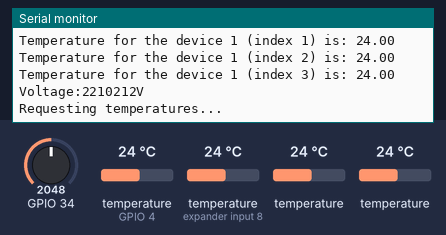
The sketch below on a simulated ESP32. On the bench: the last lines printed to the serial monitor. The inputs (shaded band) are chosen by the test bench; at power-on: temperature (sensors on GPIO 4, expander input 8) 24 °C, temperature 24 °C, GPIO 34 = 2048. WiFi joins after 1.5 s; servers stay silent unless stated.

Above: at 3.0 s.
3.1 s: temperature (sensor on GPIO 4) set to 12 °C
4.6 s: temperature (sensor on expander input 8) set to 12 °C
6.1 s: temperature (sensor 204) set to 12 °C
7.6 s: temperature (sensor 304) set to 12 °C
At 8.7 s:
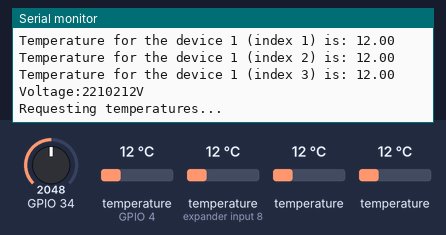
9.1 s: GPIO 34 set to 2866
At 9.8 s:
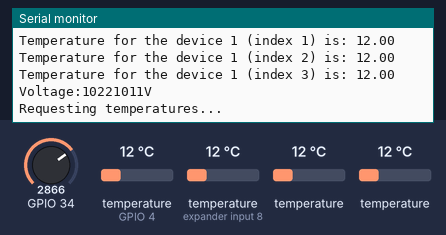
10.6 s: temperature (sensor on GPIO 4) set to 19 °C
Timing chart, 0 to 13.1 s (numbered marks = the images above; inputs shaded):
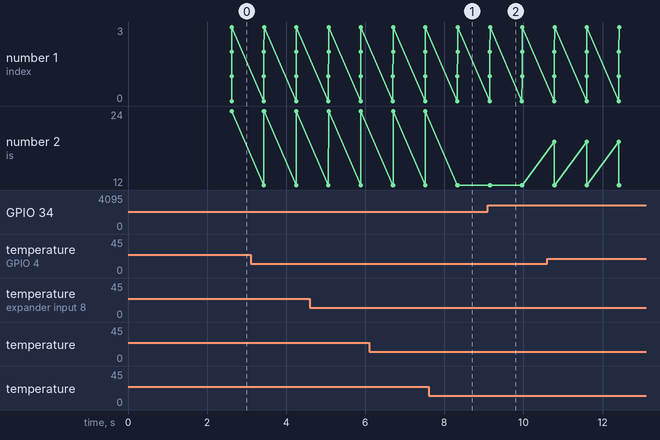

The sketch:

blynk_v2_mar_25.ino
```cpp
// Dallas Temperature sensor
#include <OneWire.h>
#include <DallasTemperature.h>

// Data wire is plugged into port 2 on the Arduino
#define ONE_WIRE_BUS 4

// Setup a oneWire instance to communicate with any OneWire devices (not just Maxim/Dallas temperature ICs)
OneWire oneWire(ONE_WIRE_BUS);

// Pass our oneWire reference to Dallas Temperature.
DallasTemperature sensors(&oneWire);
  float tempC1;
  float tempC2;
  float tempC3;
  float tempC4;

//pressure sensor
#define BLYNK_TEMPLATE_ID "TMPLAhjSDFhl"
#define BLYNK_TEMPLATE_NAME "ESP32 wifi test"
#define BLYNK_AUTH_TOKEN "hsgXthNqpxj4JHhAG3_9QJB--AC3MFv0"

/* Comment this out to disable prints and save space */
#define BLYNK_PRINT Serial
#include <WiFi.h>
#include <WiFiClient.h>
#include <BlynkSimpleEsp32.h>
BlynkTimer timer;


// Your WiFi credentials.
// Set password to "" for open networks.
char ssid[] = "4GWIFI_51910";
char pass[] = "12345678";

///pressure sensor
const float  OffSet = 2.00 ;
int V, P;

void setup()
{
  // Debug console
  Serial.begin(115200);
  temp_ini();
  Serial.println("/** Water pressure sensor initialized **/");
  Blynk.begin(BLYNK_AUTH_TOKEN, ssid, pass);
  // You can also specify server:
  //Blynk.begin(BLYNK_AUTH_TOKEN, ssid, pass, "blynk.cloud", 80);
  //Blynk.begin(BLYNK_AUTH_TOKEN, ssid, pass, IPAddress(192,168,1,100), 8080);
  timer.setInterval(100, myTimerEvent);

}

void loop()
{
  Blynk.run();
  //pressure_sensor();
  timer.run();
  temp_run();


  // You can inject your own code or combine it with other sketches.
  // Check other examples on how to communicate with Blynk. Remember
  // to avoid delay() function!
}
void myTimerEvent()
{
  V = analogRead(34);
  Serial.print("Voltage:"); Serial.print(V, 3); Serial.println("V");
  Blynk.virtualWrite(V0, V);
  Blynk.virtualWrite(V1, tempC1);
  Blynk.virtualWrite(V2, tempC2);
  Blynk.virtualWrite(V3, tempC3);
  Blynk.virtualWrite(V4, tempC4);

}

void temp_ini()
{
    Serial.println("Dallas Temperature IC Control Library Demo");

  // Start up the library
  sensors.begin();
}
void temp_run()
{
  // call sensors.requestTemperatures() to issue a global temperature
  // request to all devices on the bus
  Serial.print("Requesting temperatures...");
  sensors.requestTemperatures(); // Send the command to get temperatures
  Serial.println("DONE");
  // After we got the temperatures, we can print them here.
  // We use the function ByIndex, and as an example get the temperature from the first sensor only.
   tempC1 = sensors.getTempCByIndex(0);
   tempC2 = sensors.getTempCByIndex(1);
   tempC3 = sensors.getTempCByIndex(2);
   tempC4 = sensors.getTempCByIndex(3);

  // Check if reading was successful
  if (tempC1 != DEVICE_DISCONNECTED_C)
  {
    Serial.print("Temperature for the device 1 (index 0) is: ");
    Serial.println(tempC1);
    Serial.print("Temperature for the device 1 (index 1) is: ");
    Serial.println(tempC2);
    Serial.print("Temperature for the device 1 (index 2) is: ");
    Serial.println(tempC3);
    Serial.print("Temperature for the device 1 (index 3) is: ");
    Serial.println(tempC4);
  }
  else
  {
    Serial.println("Error: Could not read temperature data");
  }
}
```

Measured:
- after the input at 7.6 s, the serial monitor: prints a new line after 0.74 s (image 1)
- after the input at 9.1 s, the serial monitor: prints a new line after 0.06 s (image 2)
